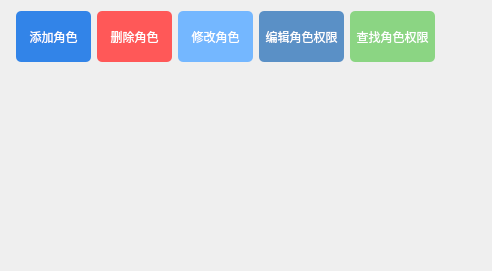
        <widget class="QWidget" name="rolePage">
         <layout class="QGridLayout" name="gridLayout_2">
          <item row="0" column="0">
           <spacer name="horizontalSpacer_5">
            <property name="orientation">
             <enum>Qt::Orientation::Horizontal</enum>
            </property>
            <property name="sizeType">
             <enum>QSizePolicy::Policy::Fixed</enum>
            </property>
            <property name="sizeHint" stdset="0">
             <size>
              <width>5</width>
              <height>20</height>
             </size>
            </property>
           </spacer>
          </item>
          <item row="0" column="5">
           <widget class="QPushButton" name="searchRolePermissionButton">
            <property name="sizePolicy">
             <sizepolicy hsizetype="Fixed" vsizetype="Fixed">
              <horstretch>0</horstretch>
              <verstretch>0</verstretch>
             </sizepolicy>
            </property>
            <property name="minimumSize">
             <size>
              <width>85</width>
              <height>51</height>
             </size>
            </property>
            <property name="maximumSize">
             <size>
              <width>85</width>
              <height>51</height>
             </size>
            </property>
            <property name="styleSheet">
             <string notr="true">QPushButton {
    background-color:#8bd583; /* 设置背景颜色为蓝色 */
    color: white; /* 设置文字颜色为白色 */
	border: none; /* 取消按钮的边框 */
    border-radius: 5px; /* 按钮圆角 */
}
QPushButton:hover {
	background-color: #71ad6b; /* 悬停时背景颜色为深绿色 */
	color: white; /* 悬停时文字颜色为白色 */
}</string>
            </property>
            <property name="text">
             <string>查找角色权限</string>
            </property>
           </widget>
          </item>
          <item row="0" column="4">
           <widget class="QPushButton" name="editRolePermissionButton">
            <property name="sizePolicy">
             <sizepolicy hsizetype="Fixed" vsizetype="Fixed">
              <horstretch>0</horstretch>
              <verstretch>0</verstretch>
             </sizepolicy>
            </property>
            <property name="minimumSize">
             <size>
              <width>85</width>
              <height>51</height>
             </size>
            </property>
            <property name="maximumSize">
             <size>
              <width>85</width>
              <height>51</height>
             </size>
            </property>
            <property name="styleSheet">
             <string notr="true">QPushButton {
    background-color: #5a90c6; /* 设置背景颜色为蓝色 */
    color: white; /* 设置文字颜色为白色 */
	border: none; /* 取消按钮的边框 */
    border-radius: 5px; /* 按钮圆角 */
}
QPushButton:hover {
	background-color: #1a65d3; /* 悬停时背景颜色为深蓝色 */
	color: white; /* 悬停时文字颜色为白色 */
}</string>
            </property>
            <property name="text">
             <string>编辑角色权限</string>
            </property>
           </widget>
          </item>
          <item row="0" column="2">
           <widget class="QPushButton" name="deleteRoleButton">
            <property name="sizePolicy">
             <sizepolicy hsizetype="Fixed" vsizetype="Fixed">
              <horstretch>0</horstretch>
              <verstretch>0</verstretch>
             </sizepolicy>
            </property>
            <property name="minimumSize">
             <size>
              <width>75</width>
              <height>51</height>
             </size>
            </property>
            <property name="maximumSize">
             <size>
              <width>75</width>
              <height>51</height>
             </size>
            </property>
            <property name="styleSheet">
             <string notr="true">QPushButton{
    background-color: #ff5858; /* 设置背景颜色为红色 */
	color: white;
    border-radius: 5px; /* 按钮圆角（可选） */
}
QPushButton:hover {
	background-color:#df4d4d; /* 悬停时背景颜色为深红色 */
	color: white; /* 悬停时文字颜色为白色 */
}</string>
            </property>
            <property name="text">
             <string>删除角色</string>
            </property>
           </widget>
          </item>
          <item row="0" column="1">
           <widget class="QPushButton" name="addRoleButton">
            <property name="sizePolicy">
             <sizepolicy hsizetype="Fixed" vsizetype="Fixed">
              <horstretch>0</horstretch>
              <verstretch>0</verstretch>
             </sizepolicy>
            </property>
            <property name="minimumSize">
             <size>
              <width>75</width>
              <height>51</height>
             </size>
            </property>
            <property name="maximumSize">
             <size>
              <width>75</width>
              <height>51</height>
             </size>
            </property>
            <property name="styleSheet">
             <string notr="true">QPushButton {
    background-color:#3284e8; /* 设置背景颜色为蓝色 */
    color: white; /* 设置文字颜色为白色 */
	border: none; /* 取消按钮的边框 */
    border-radius: 5px; /* 按钮圆角 */
}
QPushButton:hover {
	background-color: #1a65d3; /* 悬停时背景颜色为深蓝色 */
	color: white; /* 悬停时文字颜色为白色 */
}</string>
            </property>
            <property name="text">
             <string>添加角色</string>
            </property>
           </widget>
          </item>
          <item row="0" column="3">
           <widget class="QPushButton" name="editRoleButton">
            <property name="sizePolicy">
             <sizepolicy hsizetype="Fixed" vsizetype="Fixed">
              <horstretch>0</horstretch>
              <verstretch>0</verstretch>
             </sizepolicy>
            </property>
            <property name="minimumSize">
             <size>
              <width>75</width>
              <height>51</height>
             </size>
            </property>
            <property name="maximumSize">
             <size>
              <width>75</width>
              <height>51</height>
             </size>
            </property>
            <property name="styleSheet">
             <string notr="true">QPushButton {
    background-color: #74b7ff; /* 设置背景颜色为蓝色 */
    color: white; /* 设置文字颜色为白色 */
	border: none; /* 取消按钮的边框 */
    border-radius: 5px; /* 按钮圆角 */
}
QPushButton:hover {
	background-color: #1a65d3; /* 悬停时背景颜色为深蓝色 */
	color: white; /* 悬停时文字颜色为白色 */
}</string>
            </property>
            <property name="text">
             <string>修改角色</string>
            </property>
           </widget>
          </item>
          <item row="0" column="6">
           <spacer name="horizontalSpacer_6">
            <property name="orientation">
             <enum>Qt::Orientation::Horizontal</enum>
            </property>
            <property name="sizeHint" stdset="0">
             <size>
              <width>40</width>
              <height>20</height>
             </size>
            </property>
           </spacer>
          </item>
          <item row="1" column="1" colspan="6">
           <widget class="QTableView" name="roleTableView">
            <property name="styleSheet">
             <string notr="true">QTableView {
    background-color: transparent; /* 背景透明 */
    border: none; /* 取消外层边框 */
    gridline-color: transparent; /* 隐藏网格线 */
}

QTableView::item {
    border: none; /* 取消单元格边框 */
    padding: 0; /* 去除单元格内边距 */
}

QHeaderView::section {
    background-color: #a8a8a8; /* 表头背景颜色 */
    color: black; /* 表头文字颜色 */
    border: none; /* 取消表头边框 */
    font-weight: bold; /* 表头文字加粗 */
    font-size: 15px; /* 调整表头文字大小 */
}
</string>
            </property>
            <attribute name="verticalHeaderVisible">
             <bool>false</bool>
            </attribute>
           </widget>
          </item>
         </layout>
        </widget>
